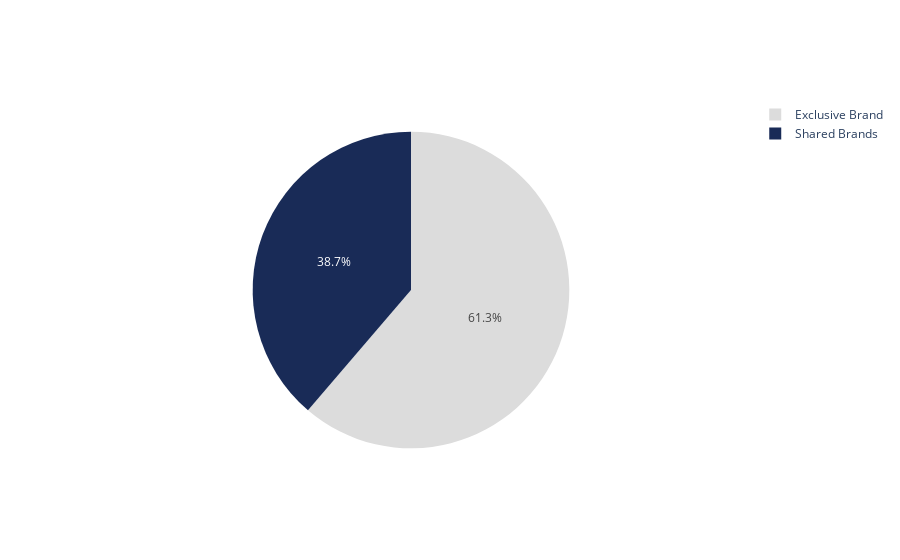

The notebook cell saved with this chart:
### Code cell
### import plotly.graph_objects as go

labels = ['Shared Brands','Exclusive Brand']
values = [213, 337]
colors = ['rgb(25, 43, 87)','rgb(220, 220, 220)']

# pull is given as a fraction of the pie radius
fig = go.Figure(data=[go.Pie(labels=labels, values=values, pull=[0, 0, 0.2, 0])])
fig.update_traces(hoverinfo='label+value', textinfo='percent',
                  marker=dict(colors=colors))
fig.show()

### Figure 1 — Plotly figure (JSON) as saved in the notebook; plotly's stock layout.template omitted (floating-point values rounded to 4 significant figures)
{"data": [{"hoverinfo": "label+value", "labels": ["Shared Brands", "Exclusive Brand"], "marker": {"colors": ["rgb(25, 43, 87)", "rgb(220, 220, 220)"]}, "pull": [0, 0, 0.2, 0], "textinfo": "percent", "type": "pie", "values": [213, 337]}], "layout": {}}
